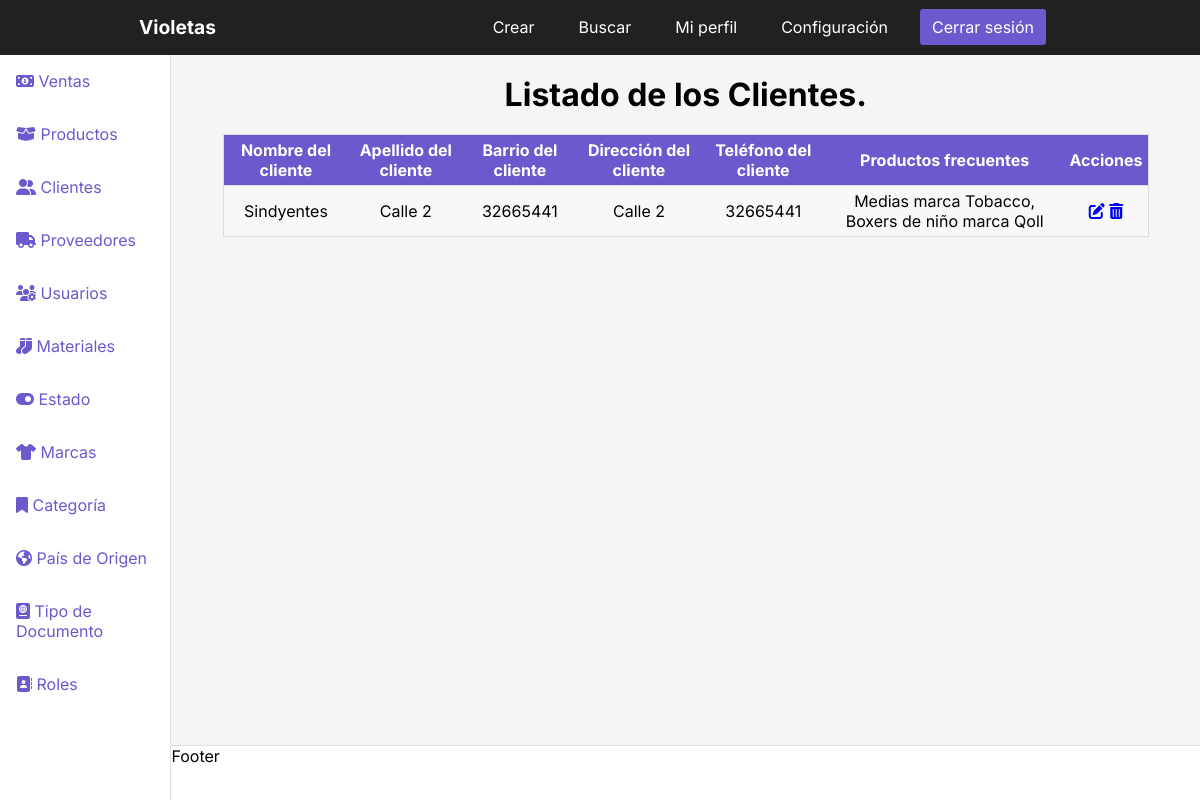
Before: /dashboardclientes with the older database file.
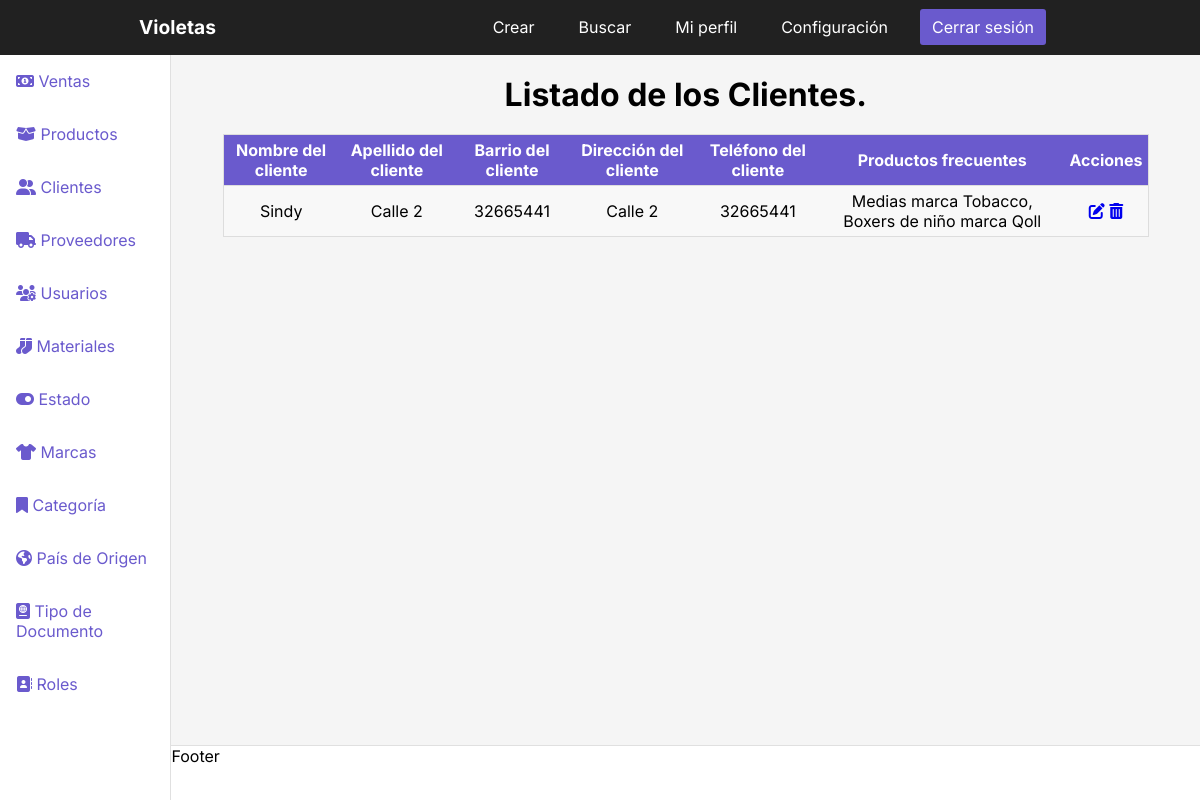
After: the same page with the newer database file.
### InventoryApp/models.py (models this page shows, shortened)
class Clientes(models.Model):
    NombreCliente = models.CharField('Nombre del cliente', max_length = 100)
    ApellidoCliente = models.CharField('Apellido del cliente', max_length = 100)
    BarrioCliente = models.CharField('Barrio del cliente', max_length = 100)
    DireccionCliente = models.CharField('Dirección del cliente', max_length = 100)
    TelefonoCliente = models.CharField('Teléfono del cliente', max_length = 100)
    ProductosFrecuentes = models.CharField('Productos que frecuenta', max_length = 100)
    class Meta:
        verbose_name = 'Cliente'
        verbose_name_plural = 'Clientes'
        db_table = 'clientes'
        ordering = ['id']

### Project/views.py (the view)
# urls.py: path('dashboardclientes', views.dashboardclientes, name='dashclientes'), # Registro creado
def dashboardclientes(request):
    clientes = (Clientes.objects.all()) # Creo variable que traiga todos los datos de la tabla Clientes.
    return render(request, 'dashboardclientes.html', {
        'clientes' : clientes # Con este código busco todos los datos de la tabla Clientes y los envío a la vista.
} )

### Templates/dashboardclientes.html (shortened to what this page needs)
{% load static %}
<!DOCTYPE html>
<html lang="en">
<head>
    <link rel="stylesheet" href="{% static 'CSS/stylesdashboard.css' %}">
</head>
<body>
    <div class="container">
        <header class="header">
            <nav class="nav">
                <a href="#" class="logo nav-link">Violetas</a>
                <ul class="nav-menu nav-menu-visible">
                    <li class="nav-menu-item"><a href="{% url 'createclientes' %}" class="nav-menu-link nav-link">Crear</a></li>
                    <li class="nav-menu-item"><a href="#" class="nav-menu-link nav-link">Buscar</a></li>
                    <li class="nav-menu-item"><a href="#" class="nav-menu-link nav-link">Mi perfil</a></li>
                    <li class="nav-menu-item"><a href="#" class="nav-menu-link nav-link">Configuración</a></li>
                    <li class="nav-menu-item"><a href="#" onclick="cerrarSesion()" class="nav-menu-link nav-link nav-link-sign-out">Cerrar sesión</a></li>
                </ul>
            </nav>
        </header>
        <div class="sidebar">
            <ul>
                <li><a href="{% url 'dashventas' %}">
                    <span class="icon"><i class="fas fa-money-bill-alt"></i></span>
                    <span class="title">Ventas</span>
                </a></li>
                <li><a href="{% url 'dashproductos' %}">
                    <span class="icon"><i class="fas fa-box-open"></i></span>
                    <span class="title">Productos</span>
                </a></li>
                <li><a href="{% url 'dashclientes' %}">
                    <span class="icon"><i class="fas fa-user-friends"></i></span>
                    <span class="title">Clientes</span>
                </a></li>
                <li><a href="{% url 'dashproveedores' %}">
                    <span class="icon"><i class="fas fa-truck"></i></span>
                    <span class="title">Proveedores</span>
                </a></li>
                <li><a href="{% url 'dashusuarios' %}">
                    <span class="icon"><i class="fas fa-users-cog"></i></span>
                    <span class="title">Usuarios</span>
                </a></li>
                <li><a href="{% url 'dashmateriales' %}">
                    <span class="icon"><i class="fas fa-socks"></i></span>
                    <span class="title">Materiales</span>
                </a></li>
                <li><a href="{% url 'dashestado' %}">
                    <span class="icon"><i class="fas fa-toggle-on"></i></span>
                    <span class="title">Estado</span>
                </a></li>
                <li><a href="{% url 'dashmarcas' %}">
                    <span class="icon"><i class="fas fa-tshirt"></i></span>
                    <span class="title">Marcas</span>
                </a></li>
                <li><a href="{% url 'dashcategoria' %}">
                    <span class="icon"><i class="fas fa-bookmark"></i></span>
                    <span class="title">Categoría</span>
                </a></li>
                <li><a href="{% url 'dashpais' %}">
                    <span class="icon"><i class="fas fa-globe-americas"></i></span>
                    <span class="title">País de Origen</span>
                </a></li>
                <li><a href="{% url 'dashtipodoc' %}">
                    <span class="icon"><i class="fas fa-passport"></i></span>
                    <span class="title">Tipo de Documento</span>
                </a></li>
                <li><a href="{% url 'dashroles' %}">
                    <span class="icon"><i class="fas fa-address-book"></i></span>
                    <span class="title">Roles</span>
                </a></li>
            </ul>
        </div>
        <main>
            <h1>Listado de los Clientes.</h1>
            <table class="table">
                <thead>
                    <tr>
                        <th>Nombre del cliente</th>
                        <th>Apellido del cliente</th>
                        <th>Barrio del cliente</th>
                        <th>Dirección del cliente</th>
                        <th>Teléfono del cliente</th>
                        <th>Productos frecuentes</th>
                        <th>Acciones</th>
                    </tr>
                </thead>
                <tbody>
                    {% for clientes in clientes %}
                    <tr>
                        <td data-label="Nombre del cliente">{{clientes.NombreCliente}}</td>
                        <td data-label="Apellido del cliente">{{clientes.DireccionCliente}}</td>
                        <td data-label="Barrio del cliente">{{clientes.TelefonoCliente}}</td>
                        <td data-label="Dirección del cliente">{{clientes.DireccionCliente}}</td>
                        <td data-label="Teléfono del cliente">{{clientes.TelefonoCliente}}</td>
                        <td data-label="Productos frecuentes">{{clientes.ProductosFrecuentes}}</td>
                        <td data-label="Gestión">
                            <a href="{% url 'updateclientes' clientes.id %}"><i class="fas fa-edit"></i></a>
                            <a href="#" onclick="eliminarClientes({{ clientes.id }})"><i class="fas fa-trash-alt"></i></a>
                        </td>
                    </tr>
                    {% endfor %}
                </tbody>
            </table>
        </main>
        <footer>Footer</footer>
      </div>
</body>
</html>

### Static/CSS/stylesdashboard.css (style rules this page uses)
* { padding: 0; margin: 0; }
body { font-family: "Inter", sans-serif; }
.header { background-color: #212121; height: 55px; position: fixed; width: 100%; top: 0; left: 0; }
.nav { display: flex; justify-content: space-between; max-width: 992px; margin: 0 auto; }
.nav-link { color: #fff; text-decoration: none; }
.logo { font-size: 1.2rem; font-weight: bold; padding: 0 35px; line-height: 55px; color: #fff; }
nav { color: #fff; grid-area: nav; }
.nav-menu { display: flex; margin-right: 40px; list-style: none; }
.nav-menu-item { font-size: 1rem; margin: 0 10px; line-height: 55px; width: max-content; }
.nav-menu-link { padding: 8px 12px; border-radius: 3px; }
.nav-link-sign-out { color: #fff; background-color: #6a5acd; }
.container { display: grid; height: 100vh; grid-template-columns: 0.5fr 1fr 1fr 1fr; grid-template-rows: 0.2fr 1.5fr 1fr 0.2fr; grid-template-areas: "nav nav nav nav" "sidebar main main main" "sidebar main main main" "sidebar footer footer footer"; font-size: 1em; color: #000; }
main { background: #F5F5F5; grid-area: main; display: table; }
main h1 { font-size: 2rem; font-weight: bold; margin-top: 20px; text-align: center; }
.sidebar { background: #fff; color: #000; grid-area: sidebar; border-right: 1px solid #e0e0e0; overflow-y: auto; }
.sidebar ul li a { display: block; padding: 16px; margin-bottom: 1px; text-decoration: none; color: #6a5acd; }
footer { background: #fff; grid-area: footer; border-top: 1px solid #e0e0e0; }
.table { width: 90%; margin: 0 auto; margin-top: 20px; border: 1px solid #ccc; border-collapse: collapse; padding: 0; }
.table tr { background-color: #f8f8f8; border: 1px solid #ddd; }
.table th, .table td { font-size: 1rem; padding: 5px; text-align: center; }
.table td { font-size: 1rem; text-align: center; }
.table thead th { background-color: #6a5acd; color: #fff; }

Changed rows visible on the page:
removed Clientes: NombreCliente "Sindyentes", DireccionCliente "Calle 2", TelefonoCliente "32665441", ProductosFrecuentes "Medias marca Tobacco, Boxers de niño marca Qoll"
added Clientes: NombreCliente "Sindy", DireccionCliente "Calle 2", TelefonoCliente "32665441", ProductosFrecuentes "Medias marca Tobacco, Boxers de niño marca Qoll"
